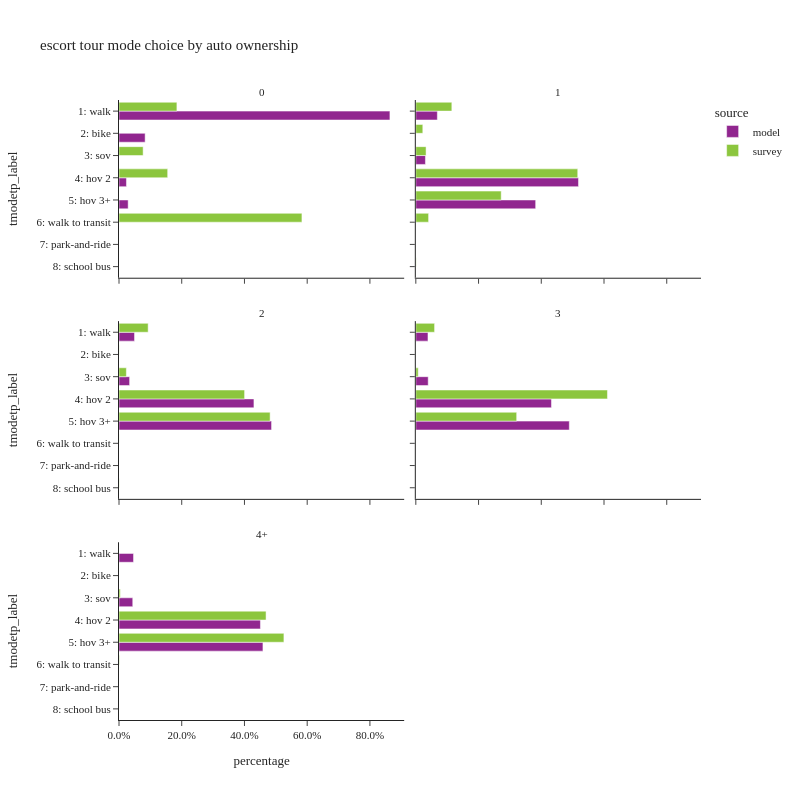

Notebook cell for this chart:
### Code cell
plot_mode_choice(es_tour.filter(pl.col('hhvehs_4+') != "-1"),
                 "hhvehs_4+",
                 {"hhvehs_4+":["0","1","2","3","4+"],
                  "tmodetp_label": list(util.tmodetp_cat.values())},
                 "auto ownership",2,800)

### Figure 1 — Plotly figure (JSON) as saved in the notebook; plotly's stock layout.template omitted (floating-point values rounded to 4 significant figures)
{"data": [{"alignmentgroup": "True", "customdata": [[22959], [2214], [631], [776]], "hovertemplate": "source=model<br>hhvehs_4+=0<br>percentage=%{x}<br>tmodetp_label=%{y}<br>sample count=%{customdata[0]}<extra></extra>", "legendgroup": "model", "marker": {"color": "#91268F", "pattern": {"shape": ""}}, "name": "model", "offsetgroup": "model", "orientation": "h", "showlegend": true, "textposition": "auto", "type": "bar", "x": [0.8638, 0.0833, 0.02374, 0.02919], "xaxis": "x5", "y": ["1: walk", "2: bike", "4: hov 2", "5: hov 3+"], "yaxis": "y5"}, {"alignmentgroup": "True", "customdata": [[4], [1], [1], [4]], "hovertemplate": "source=survey<br>hhvehs_4+=0<br>percentage=%{x}<br>tmodetp_label=%{y}<br>sample count=%{customdata[0]}<extra></extra>", "legendgroup": "survey", "marker": {"color": "#8CC63E", "pattern": {"shape": ""}}, "name": "survey", "offsetgroup": "survey", "orientation": "h", "showlegend": true, "textposition": "auto", "type": "bar", "x": [0.1846, 0.07694, 0.1552, 0.5832], "xaxis": "x5", "y": ["1: walk", "3: sov", "4: hov 2", "6: walk to transit"], "yaxis": "y5"}, {"alignmentgroup": "True", "customdata": [[8583], [1], [3832], [64838], [47773]], "hovertemplate": "source=model<br>hhvehs_4+=1<br>percentage=%{x}<br>tmodetp_label=%{y}<br>sample count=%{customdata[0]}<extra></extra>", "legendgroup": "model", "marker": {"color": "#91268F", "pattern": {"shape": ""}}, "name": "model", "offsetgroup": "model", "orientation": "h", "showlegend": false, "textposition": "auto", "type": "bar", "x": [0.06865, 7.998e-06, 0.03065, 0.5186, 0.3821], "xaxis": "x6", "y": ["1: walk", "2: bike", "3: sov", "4: hov 2", "5: hov 3+"], "yaxis": "y6"}, {"alignmentgroup": "True", "customdata": [[40], [7], [13], [96], [55], [4], [2]], "hovertemplate": "source=survey<br>hhvehs_4+=1<br>percentage=%{x}<br>tmodetp_label=%{y}<br>sample count=%{customdata[0]}<extra></extra>", "legendgroup": "survey", "marker": {"color": "#8CC63E", "pattern": {"shape": ""}}, "name": "survey", "offsetgroup": "survey", "orientation": "h", "showlegend": false, "textposition": "auto", "type": "bar", "x": [0.1148, 0.02227, 0.03268, 0.5162, 0.2722, 0.04074, 0.00104], "xaxis": "x6", "y": ["1: walk", "2: bike", "3: sov", "4: hov 2", "5: hov 3+", "6: walk to transit", "8: school bus"], "yaxis": "y6"}, {"alignmentgroup": "True", "customdata": [[13144], [2], [8982], [114167], [129081]], "hovertemplate": "source=model<br>hhvehs_4+=2<br>percentage=%{x}<br>tmodetp_label=%{y}<br>sample count=%{customdata[0]}<extra></extra>", "legendgroup": "model", "marker": {"color": "#91268F", "pattern": {"shape": ""}}, "name": "model", "offsetgroup": "model", "orientation": "h", "showlegend": false, "textposition": "auto", "type": "bar", "x": [0.04953, 7.536e-06, 0.03385, 0.4302, 0.4864], "xaxis": "x3", "y": ["1: walk", "2: bike", "3: sov", "4: hov 2", "5: hov 3+"], "yaxis": "y3"}, {"alignmentgroup": "True", "customdata": [[32], [4], [8], [149], [143], [1], [1]], "hovertemplate": "source=survey<br>hhvehs_4+=2<br>percentage=%{x}<br>tmodetp_label=%{y}<br>sample count=%{customdata[0]}<extra></extra>", "legendgroup": "survey", "marker": {"color": "#8CC63E", "pattern": {"shape": ""}}, "name": "survey", "offsetgroup": "survey", "orientation": "h", "showlegend": false, "textposition": "auto", "type": "bar", "x": [0.09294, 0.000492, 0.02349, 0.4004, 0.4818, 0.0002728, 0.000557], "xaxis": "x3", "y": ["1: walk", "2: bike", "3: sov", "4: hov 2", "5: hov 3+", "6: walk to transit", "8: school bus"], "yaxis": "y3"}, {"alignmentgroup": "True", "customdata": [[5159], [3], [5252], [57555], [65130]], "hovertemplate": "source=model<br>hhvehs_4+=3<br>percentage=%{x}<br>tmodetp_label=%{y}<br>sample count=%{customdata[0]}<extra></extra>", "legendgroup": "model", "marker": {"color": "#91268F", "pattern": {"shape": ""}}, "name": "model", "offsetgroup": "model", "orientation": "h", "showlegend": false, "textposition": "auto", "type": "bar", "x": [0.03876, 2.254e-05, 0.03946, 0.4324, 0.4893], "xaxis": "x4", "y": ["1: walk", "2: bike", "3: sov", "4: hov 2", "5: hov 3+"], "yaxis": "y4"}, {"alignmentgroup": "True", "customdata": [[4], [6], [30], [23]], "hovertemplate": "source=survey<br>hhvehs_4+=3<br>percentage=%{x}<br>tmodetp_label=%{y}<br>sample count=%{customdata[0]}<extra></extra>", "legendgroup": "survey", "marker": {"color": "#8CC63E", "pattern": {"shape": ""}}, "name": "survey", "offsetgroup": "survey", "orientation": "h", "showlegend": false, "textposition": "auto", "type": "bar", "x": [0.05982, 0.00761, 0.611, 0.3216], "xaxis": "x4", "y": ["1: walk", "3: sov", "4: hov 2", "5: hov 3+"], "yaxis": "y4"}, {"alignmentgroup": "True", "customdata": [[3537], [3347], [34423], [35033]], "hovertemplate": "source=model<br>hhvehs_4+=4+<br>percentage=%{x}<br>tmodetp_label=%{y}<br>sample count=%{customdata[0]}<extra></extra>", "legendgroup": "model", "marker": {"color": "#91268F", "pattern": {"shape": ""}}, "name": "model", "offsetgroup": "model", "orientation": "h", "showlegend": false, "textposition": "auto", "type": "bar", "x": [0.04633, 0.04384, 0.4509, 0.4589], "xaxis": "x", "y": ["1: walk", "3: sov", "4: hov 2", "5: hov 3+"], "yaxis": "y"}, {"alignmentgroup": "True", "customdata": [[1], [13], [8], [1]], "hovertemplate": "source=survey<br>hhvehs_4+=4+<br>percentage=%{x}<br>tmodetp_label=%{y}<br>sample count=%{customdata[0]}<extra></extra>", "legendgroup": "survey", "marker": {"color": "#8CC63E", "pattern": {"shape": ""}}, "name": "survey", "offsetgroup": "survey", "orientation": "h", "showlegend": false, "textposition": "auto", "type": "bar", "x": [0.004109, 0.4689, 0.5258, 0.001241], "xaxis": "x", "y": ["3: sov", "4: hov 2", "5: hov 3+", "6: walk to transit"], "yaxis": "y"}], "layout": {"annotations": [{"font": {}, "showarrow": false, "text": "4+", "x": 0.245, "xanchor": "center", "xref": "paper", "y": 0.2867, "yanchor": "bottom", "yref": "paper"}, {"font": {}, "showarrow": false, "text": "2", "x": 0.245, "xanchor": "center", "xref": "paper", "y": 0.6433, "yanchor": "bottom", "yref": "paper"}, {"font": {}, "showarrow": false, "text": "3", "x": 0.755, "xanchor": "center", "xref": "paper", "y": 0.6433, "yanchor": "bottom", "yref": "paper"}, {"font": {}, "showarrow": false, "text": "0", "x": 0.245, "xanchor": "center", "xref": "paper", "y": 1.0, "yanchor": "bottom", "yref": "paper"}, {"font": {}, "showarrow": false, "text": "1", "x": 0.755, "xanchor": "center", "xref": "paper", "y": 1.0, "yanchor": "bottom", "yref": "paper"}], "barmode": "group", "height": 800, "legend": {"title": {"text": "source"}, "tracegroupgap": 0}, "title": {"text": "escort tour mode choice by auto ownership"}, "width": 800, "xaxis": {"anchor": "y", "domain": [0, 0.49], "tickformat": ".1%", "title": {"text": "percentage"}}, "xaxis2": {"anchor": "y2", "domain": [0.51, 1], "matches": "x", "tickformat": ".1%", "title": {"text": "percentage"}}, "xaxis3": {"anchor": "y3", "domain": [0, 0.49], "matches": "x", "showticklabels": false, "tickformat": ".1%"}, "xaxis4": {"anchor": "y4", "domain": [0.51, 1], "matches": "x", "showticklabels": false, "tickformat": ".1%"}, "xaxis5": {"anchor": "y5", "domain": [0, 0.49], "matches": "x", "showticklabels": false, "tickformat": ".1%"}, "xaxis6": {"anchor": "y6", "domain": [0.51, 1], "matches": "x", "showticklabels": false, "tickformat": ".1%"}, "yaxis": {"anchor": "x", "categoryarray": ["9: tnc", "8: school bus", "7: park-and-ride", "6: walk to transit", "5: hov 3+", "4: hov 2", "3: sov", "2: bike", "1: walk"], "categoryorder": "array", "domain": [0, 0.2867], "title": {"text": "tmodetp_label"}}, "yaxis2": {"anchor": "x2", "domain": [0, 0.2867], "matches": "y", "showticklabels": false}, "yaxis3": {"anchor": "x3", "categoryarray": ["9: tnc", "8: school bus", "7: park-and-ride", "6: walk to transit", "5: hov 3+", "4: hov 2", "3: sov", "2: bike", "1: walk"], "categoryorder": "array", "domain": [0.3567, 0.6433], "matches": "y", "title": {"text": "tmodetp_label"}}, "yaxis4": {"anchor": "x4", "domain": [0.3567, 0.6433], "matches": "y", "showticklabels": false}, "yaxis5": {"anchor": "x5", "categoryarray": ["9: tnc", "8: school bus", "7: park-and-ride", "6: walk to transit", "5: hov 3+", "4: hov 2", "3: sov", "2: bike", "1: walk"], "categoryorder": "array", "domain": [0.7133, 1.0], "matches": "y", "title": {"text": "tmodetp_label"}}, "yaxis6": {"anchor": "x6", "domain": [0.7133, 1.0], "matches": "y", "showticklabels": false}}}
